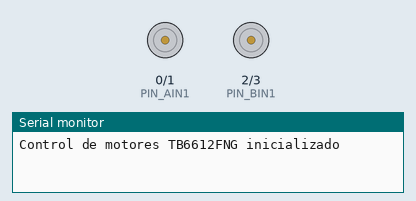
This program was run on a simulated ESP32-C3. Parts: motor-driver pin pairs drawn as motors (green arrow = first pin HIGH = forward, orange = second pin HIGH = backward, longer = more drive), the last lines printed to the serial monitor.

Above: at 1.0 s.
At 3.0 s:
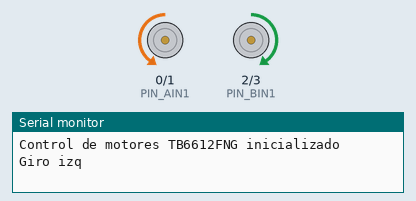
At 5.0 s:
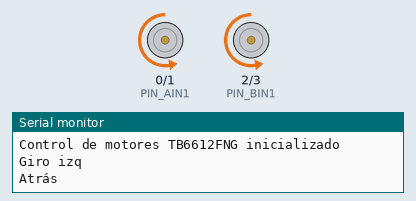
At 11.0 s:
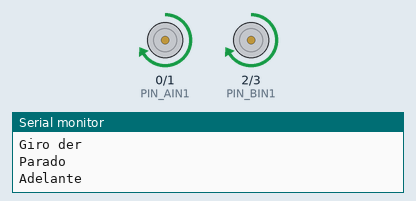
Timing chart, 0 to 13.0 s (numbered marks = the images above):
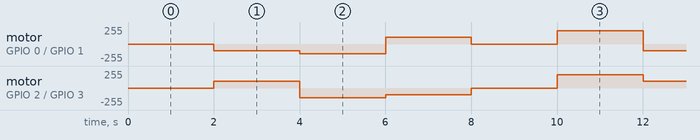

The program:

main.cpp
```cpp
#include <Arduino.h>

// ===== CONFIGURACIÓN DE PINES TB6612FNG =====
// Evitando pines I2C por defecto (GPIO 8=SDA, GPIO 9=SCL)
#define PIN_AIN1    0   // Motor A dirección 1
#define PIN_AIN2    1   // Motor A dirección 2
#define PIN_BIN1    2   // Motor B dirección 1
#define PIN_BIN2    3   // Motor B dirección 2

// ===== CONFIGURACIÓN LEDC (PWM) =====
#define PWM_FREQ_HZ     20000   // 20 kHz (fuera de rango audible)
#define PWM_RESOLUTION  8       // 8 bits = 0-255
#define PWM_MAX_DUTY    255

// Canales LEDC (0-3 para los 4 pines de dirección)
#define CH_AIN1   0
#define CH_AIN2   1
#define CH_BIN1   2
#define CH_BIN2   3

// ===== FUNCIONES =====

void motorSetup() {

  // Configurar 4 canales LEDC para PWM en pines de dirección
  ledcSetup(CH_AIN1, PWM_FREQ_HZ, PWM_RESOLUTION);
  ledcSetup(CH_AIN2, PWM_FREQ_HZ, PWM_RESOLUTION);
  ledcSetup(CH_BIN1, PWM_FREQ_HZ, PWM_RESOLUTION);
  ledcSetup(CH_BIN2, PWM_FREQ_HZ, PWM_RESOLUTION);

  // Adjuntar pines a canales
  ledcAttachPin(PIN_AIN1, CH_AIN1);
  ledcAttachPin(PIN_AIN2, CH_AIN2);
  ledcAttachPin(PIN_BIN1, CH_BIN1);
  ledcAttachPin(PIN_BIN2, CH_BIN2);

  // Inicializar motores detenidos
  ledcWrite(CH_AIN1, 0);
  ledcWrite(CH_AIN2, 0);
  ledcWrite(CH_BIN1, 0);
  ledcWrite(CH_BIN2, 0);
}

/**
 * Controla la velocidad de ambos motores.
 * @param leftSpeed  Velocidad motor izquierdo (-255 a 255). Negativo = reversa.
 * @param rightSpeed Velocidad motor derecho (-255 a 255). Negativo = reversa.
 */
void setMotorSpeeds(int leftSpeed, int rightSpeed) {
  // Limitar rango
  leftSpeed  = constrain(leftSpeed, -PWM_MAX_DUTY, PWM_MAX_DUTY);
  rightSpeed = constrain(rightSpeed, -PWM_MAX_DUTY, PWM_MAX_DUTY);

  // Motor Izquierdo (Motor A: AIN1, AIN2)
  if (leftSpeed >= 0) {
    ledcWrite(CH_AIN1, leftSpeed);   // Forward
    ledcWrite(CH_AIN2, 0);
  } else {
    ledcWrite(CH_AIN1, 0);
    ledcWrite(CH_AIN2, -leftSpeed);  // Reverse
  }

  // Motor Derecho (Motor B: BIN1, BIN2)
  if (rightSpeed >= 0) {
    ledcWrite(CH_BIN1, rightSpeed);  // Forward
    ledcWrite(CH_BIN2, 0);
  } else {
    ledcWrite(CH_BIN1, 0);
    ledcWrite(CH_BIN2, -rightSpeed); // Reverse
  }
}

// ===== SETUP / LOOP =====

void setup() {
  Serial.begin(115200);
  motorSetup();
  Serial.println("Control de motores TB6612FNG inicializado");
}

void loop() {
  // Ejemplo de prueba: avanza, gira, retrocede, gira, para
  static uint32_t lastChange = 0;
  static uint8_t state = 0;

  if (millis() - lastChange > 2000) {
    lastChange = millis();
    state = (state + 1) % 5;

    switch (state) {
      case 0: setMotorSpeeds(200, 200);  Serial.println("Adelante"); break;
      case 1: setMotorSpeeds(-100, 100); Serial.println("Giro izq"); break;
      case 2: setMotorSpeeds(-150, -150); Serial.println("Atrás"); break;
      case 3: setMotorSpeeds(100, -100); Serial.println("Giro der"); break;
      case 4: setMotorSpeeds(0, 0);      Serial.println("Parado"); break;
    }
  }
}
```

Measured:
- by itself, motor on GPIO 0 (PIN_AIN1) / GPIO 1 (PIN_AIN2): repeats every 10.0 s: backward 149/255 2.0 s, forward 100/255 2.0 s, stopped 2.0 s, forward 199/255 2.0 s, backward 100/255 2.0 s
- by itself, motor on GPIO 2 (PIN_BIN1) / GPIO 3 (PIN_BIN2): repeats every 10.0 s: backward 149/255 2.0 s, backward 100/255 2.0 s, stopped 2.0 s, forward 199/255 2.0 s, forward 100/255 2.0 s
